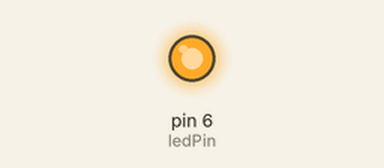
Simulated run of this sketch. Board: Teensy 4. Parts: output pins drawn as LEDs (lit = HIGH).

Above: at 0.1 s.
At 2.6 s:
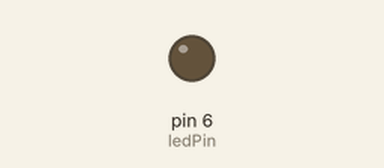
Timing chart, 0 to 4.1 s (numbered marks = the images above):
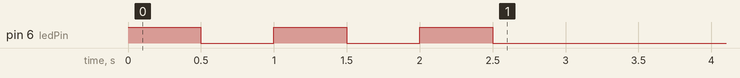

The sketch:

lilTeensy.ino
```cpp
const int ledPin = 6;

void setup()
{
  Serial.begin(9600);

  pinMode(ledPin , OUTPUT);

  //BLINK LED 3 TIMES
  for (int i=0; i < 3; i++)
    {
    digitalWrite(ledPin, HIGH);
    delay(500);
    digitalWrite(ledPin, LOW);
    delay(500);
    }

  //OPENING GOOGLE CHROME
  Keyboard.press(MODIFIERKEY_GUI);
  Keyboard.release(MODIFIERKEY_GUI);
  delay(3000);

  Keyboard.print("google chrome");
  delay(2000);
  Keyboard.press(KEY_ENTER);
  Keyboard.release(KEY_ENTER);
  delay(3000);

  //SEARCHING FOR LINK
  Keyboard.press(MODIFIERKEY_CTRL);
  Keyboard.press(KEY_L);
  Keyboard.release(KEY_L);
  Keyboard.release(MODIFIERKEY_CTRL);
  delay(2000);

  Keyboard.print("https://www.google.com/search?q=hotdog&source=lnms&tbm=isch&sa=X&ved=0ahUKEwj2q675s6zhAhU0TxUIHRZ4CIkQ_AUIDigB&biw=1440&bih=765%C2%A3imgrc=lqa6CQJmgoqtQM:#imgrc=lqa6CQJmgoqtQM:");
  Keyboard.press(KEY_ENTER);
  Keyboard.release(KEY_ENTER);
  delay(8000);

  //SAVING HOTDOG FROM CHROME , YOU HAVE TO ADJUST MOUSE FOR EACH SCREEN SIZE
  for(int i = 0; i < 40; i++) {
    Mouse.move(-25, -25);
    delay(25);
  }

  for(int i = 0; i < 40; i++)
    {
      Mouse.move(8, 12);
      delay(25);
    }

  Mouse.set_buttons(0 , 0 , 1);
  Mouse.set_buttons(0 , 0 , 0);
  delay(1000);

  Keyboard.press(KEY_V);
  Keyboard.release(KEY_V);
  delay(3000);

  Keyboard.press(MODIFIERKEY_CTRL);
  Keyboard.press(KEY_A);
  Keyboard.release(KEY_A);
  Keyboard.release(MODIFIERKEY_CTRL);
  delay(500);

  Keyboard.press(KEY_DELETE);
  Keyboard.release(KEY_DELETE);
  Keyboard.print("dick");
  delay(1000);

  Keyboard.press(KEY_ENTER);
  Keyboard.release(KEY_ENTER);
  delay(6000);

  //QUITING CHROME
  Keyboard.press(MODIFIERKEY_ALT);
  Keyboard.press(KEY_F4);
  Keyboard.release(KEY_F4);
  Keyboard.release(MODIFIERKEY_ALT);
  delay(1500);

  //OPENING PAINT
  Keyboard.press(MODIFIERKEY_GUI);
  Keyboard.release(MODIFIERKEY_GUI);
  delay(1000);

  Keyboard.print("paint");
  delay(1000);

  Keyboard.press(KEY_ENTER);
  Keyboard.release(KEY_ENTER);
  delay(3000);

  //OPENING HOTDOG PHOTO WE SAVED EARIER
  Keyboard.press(MODIFIERKEY_CTRL);
  Keyboard.press(KEY_O);
  Keyboard.release(KEY_O);
  Keyboard.release(MODIFIERKEY_CTRL);
  delay(2000);

  Keyboard.print("dick");
  delay(1000);
  Keyboard.press(KEY_ENTER);
  Keyboard.release(KEY_ENTER);
  delay(4000);

  //SETTING BACKGROUND IMAGE
  Keyboard.press(MODIFIERKEY_ALT);
  Keyboard.press(KEY_F);
  Keyboard.release(KEY_F);
  Keyboard.release(MODIFIERKEY_ALT);
  delay(500);

  Keyboard.press(KEY_DOWN);
  Keyboard.release(KEY_DOWN);
  Keyboard.press(KEY_DOWN);
  Keyboard.release(KEY_DOWN);
  Keyboard.press(KEY_DOWN);
  Keyboard.release(KEY_DOWN);
  Keyboard.press(KEY_DOWN);
  Keyboard.release(KEY_DOWN);
  Keyboard.press(KEY_DOWN);
  Keyboard.release(KEY_DOWN);
  Keyboard.press(KEY_DOWN);
  Keyboard.release(KEY_DOWN);
  Keyboard.press(KEY_DOWN);
  Keyboard.release(KEY_DOWN);
  delay(1000);

  Keyboard.press(KEY_ENTER);
  Keyboard.release(KEY_ENTER);
  delay(3000);

  //ACTING LIKE NOTHING HAPPENED
  Keyboard.press(MODIFIERKEY_ALT);
  Keyboard.press(KEY_F4);
  Keyboard.release(KEY_F4);
  Keyboard.release(MODIFIERKEY_ALT);

}

void loop()
{

}
```
